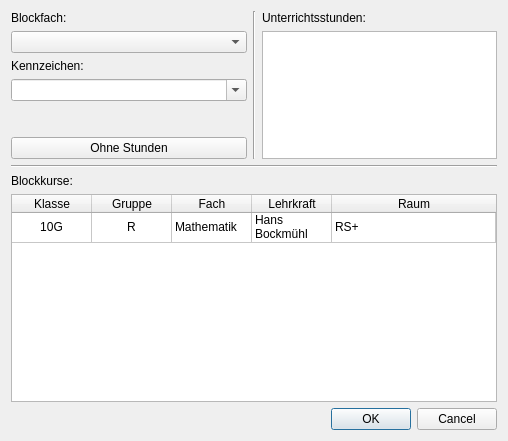
<?xml version="1.0" encoding="UTF-8"?>
<ui version="4.0">
 <class>Dialog</class>
 <widget class="QDialog" name="Dialog">
  <property name="geometry">
   <rect>
    <x>0</x>
    <y>0</y>
    <width>508</width>
    <height>441</height>
   </rect>
  </property>
  <property name="windowTitle">
   <string>Blocknamen ändern</string>
  </property>
  <layout class="QVBoxLayout" name="verticalLayout_2" stretch="1,2,1">
   <item>
    <layout class="QHBoxLayout" name="horizontalLayout" stretch="1,0,1">
     <item>
      <layout class="QVBoxLayout" name="verticalLayout_4">
       <item>
        <widget class="QLabel" name="label">
         <property name="text">
          <string>Blockfach:</string>
         </property>
        </widget>
       </item>
       <item>
        <widget class="QComboBox" name="block_subject"/>
       </item>
       <item>
        <widget class="QLabel" name="label_2">
         <property name="text">
          <string>Kennzeichen:</string>
         </property>
        </widget>
       </item>
       <item>
        <widget class="QComboBox" name="block_tag">
         <property name="editable">
          <bool>true</bool>
         </property>
         <property name="insertPolicy">
          <enum>QComboBox::NoInsert</enum>
         </property>
        </widget>
       </item>
       <item>
        <spacer name="verticalSpacer">
         <property name="orientation">
          <enum>Qt::Vertical</enum>
         </property>
         <property name="sizeType">
          <enum>QSizePolicy::MinimumExpanding</enum>
         </property>
         <property name="sizeHint" stdset="0">
          <size>
           <width>20</width>
           <height>30</height>
          </size>
         </property>
        </spacer>
       </item>
       <item>
        <widget class="QPushButton" name="only_pay">
         <property name="toolTip">
          <string>&lt;html&gt;&lt;head/&gt;&lt;body&gt;&lt;p&gt;nur Deputat&lt;/p&gt;&lt;/body&gt;&lt;/html&gt;</string>
         </property>
         <property name="text">
          <string>Ohne Stunden</string>
         </property>
        </widget>
       </item>
      </layout>
     </item>
     <item>
      <widget class="Line" name="line_2">
       <property name="orientation">
        <enum>Qt::Vertical</enum>
       </property>
      </widget>
     </item>
     <item>
      <layout class="QVBoxLayout" name="verticalLayout">
       <item>
        <widget class="QLabel" name="label_5">
         <property name="text">
          <string>Unterrichtsstunden:</string>
         </property>
        </widget>
       </item>
       <item>
        <widget class="QListWidget" name="list_lessons"/>
       </item>
      </layout>
     </item>
    </layout>
   </item>
   <item>
    <layout class="QVBoxLayout" name="verticalLayout_3">
     <item>
      <widget class="Line" name="line">
       <property name="orientation">
        <enum>Qt::Horizontal</enum>
       </property>
      </widget>
     </item>
     <item>
      <widget class="QLabel" name="label_3">
       <property name="text">
        <string>Blockkurse:</string>
       </property>
      </widget>
     </item>
     <item>
      <widget class="QTableWidget" name="table_courses">
       <property name="editTriggers">
        <set>QAbstractItemView::NoEditTriggers</set>
       </property>
       <property name="alternatingRowColors">
        <bool>true</bool>
       </property>
       <property name="selectionMode">
        <enum>QAbstractItemView::NoSelection</enum>
       </property>
       <attribute name="horizontalHeaderCascadingSectionResizes">
        <bool>false</bool>
       </attribute>
       <attribute name="horizontalHeaderDefaultSectionSize">
        <number>80</number>
       </attribute>
       <attribute name="horizontalHeaderStretchLastSection">
        <bool>true</bool>
       </attribute>
       <attribute name="verticalHeaderVisible">
        <bool>false</bool>
       </attribute>
       <row>
        <property name="text">
         <string>New Row</string>
        </property>
       </row>
       <column>
        <property name="text">
         <string>Klasse</string>
        </property>
       </column>
       <column>
        <property name="text">
         <string>Gruppe</string>
        </property>
       </column>
       <column>
        <property name="text">
         <string>Fach</string>
        </property>
       </column>
       <column>
        <property name="text">
         <string>Lehrkraft</string>
        </property>
       </column>
       <column>
        <property name="text">
         <string>Raum</string>
        </property>
       </column>
       <item row="0" column="0">
        <property name="text">
         <string>10G</string>
        </property>
        <property name="textAlignment">
         <set>AlignCenter</set>
        </property>
       </item>
       <item row="0" column="1">
        <property name="text">
         <string>R</string>
        </property>
        <property name="textAlignment">
         <set>AlignCenter</set>
        </property>
       </item>
       <item row="0" column="2">
        <property name="text">
         <string>Mathematik</string>
        </property>
       </item>
       <item row="0" column="3">
        <property name="text">
         <string>Hans Bockmühl</string>
        </property>
       </item>
       <item row="0" column="4">
        <property name="text">
         <string>RS+</string>
        </property>
       </item>
      </widget>
     </item>
    </layout>
   </item>
   <item>
    <widget class="QDialogButtonBox" name="buttonBox">
     <property name="orientation">
      <enum>Qt::Horizontal</enum>
     </property>
     <property name="standardButtons">
      <set>QDialogButtonBox::Cancel|QDialogButtonBox::Ok</set>
     </property>
    </widget>
   </item>
  </layout>
 </widget>
 <resources/>
 <connections>
  <connection>
   <sender>buttonBox</sender>
   <signal>accepted()</signal>
   <receiver>Dialog</receiver>
   <slot>accept()</slot>
   <hints>
    <hint type="sourcelabel">
     <x>248</x>
     <y>254</y>
    </hint>
    <hint type="destinationlabel">
     <x>157</x>
     <y>274</y>
    </hint>
   </hints>
  </connection>
  <connection>
   <sender>buttonBox</sender>
   <signal>rejected()</signal>
   <receiver>Dialog</receiver>
   <slot>reject()</slot>
   <hints>
    <hint type="sourcelabel">
     <x>316</x>
     <y>260</y>
    </hint>
    <hint type="destinationlabel">
     <x>286</x>
     <y>274</y>
    </hint>
   </hints>
  </connection>
 </connections>
</ui>
